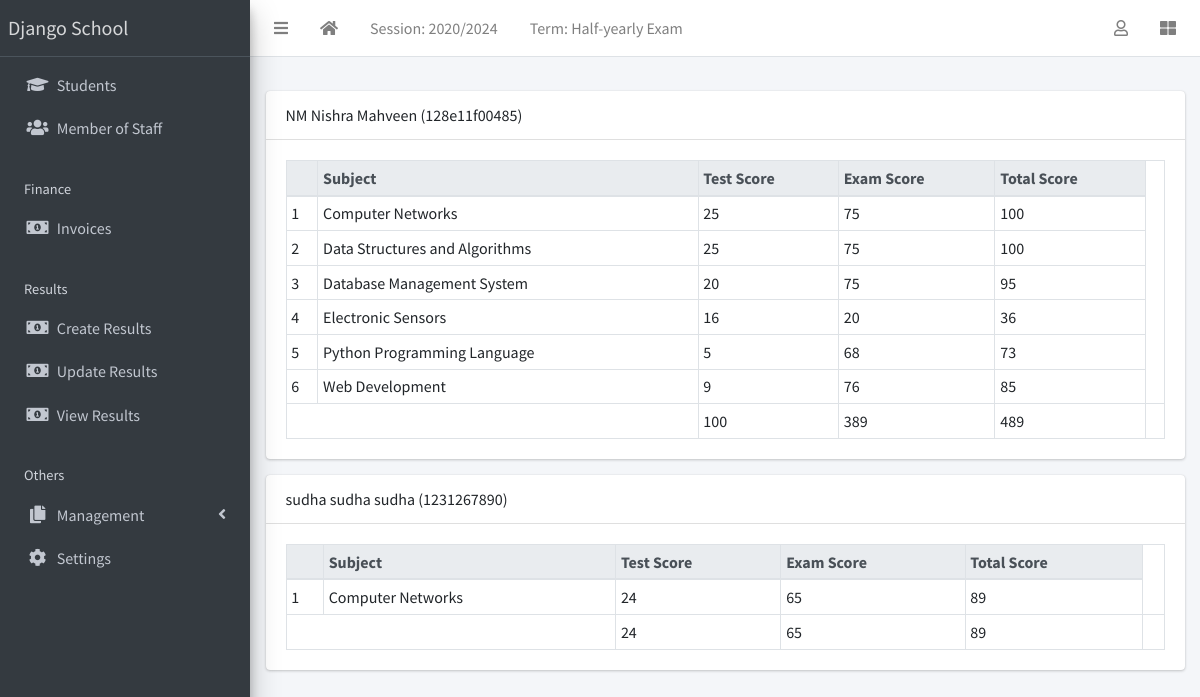
The page /result/view/all (signed in) on the database its author committed.
### apps/corecode/models.py (models this page shows, shortened)
class AcademicSession(models.Model):
    name = models.CharField(max_length=200, unique=True)
    current = models.BooleanField(default=True)
    class Meta:
        ordering = ["-name"]

class AcademicTerm(models.Model):
    name = models.CharField(max_length=20, unique=True)
    current = models.BooleanField(default=True)
    class Meta:
        ordering = ["name"]

class SiteConfig(models.Model):
    key = models.SlugField()
    value = models.CharField(max_length=200)

class Subject(models.Model):
    name = models.CharField(max_length=200, unique=True)
    class Meta:
        ordering = ["name"]
    def __str__(self):
        return self.name

### apps/students/models.py (models this page shows, shortened)
class Student(models.Model):
    STATUS_CHOICES = [("active", "Active"), ("inactive", "Inactive")]
    GENDER_CHOICES = [("male", "Male"), ("female", "Female")]
    current_status = models.CharField(
        max_length=10, choices=STATUS_CHOICES, default="active"
    )
    registration_number = models.CharField(max_length=200, unique=True)
    surname = models.CharField(max_length=200)
    firstname = models.CharField(max_length=200)
    other_name = models.CharField(max_length=200, blank=True)
    gender = models.CharField(max_length=10, choices=GENDER_CHOICES, default="male")
    date_of_birth = models.DateField(default=timezone.now)
    current_class = models.ForeignKey(
        StudentClass, on_delete=models.SET_NULL, blank=True, null=True
    )
    date_of_admission = models.DateField(default=timezone.now)
    mobile_num_regex = RegexValidator(
        regex="^[0-9]{10,15}$", message="Entered mobile number isn't in a right format!"
    )
    parent_mobile_number = models.CharField(
        validators=[mobile_num_regex], max_length=13, blank=True
    )
    address = models.TextField(blank=True)
    others = models.TextField(blank=True)
    passport = models.ImageField(blank=True, upload_to="students/passports/")
    class Meta:
        ordering = ["surname", "firstname", "other_name"]
    def __str__(self):
        return f"{self.surname} {self.firstname} {self.other_name} ({self.registration_number})"

### apps/result/models.py (models this page shows, shortened)
class Result(models.Model):
    student = models.ForeignKey(Student, on_delete=models.CASCADE)
    session = models.ForeignKey(AcademicSession, on_delete=models.CASCADE)
    term = models.ForeignKey(AcademicTerm, on_delete=models.CASCADE)
    current_class = models.ForeignKey(StudentClass, on_delete=models.CASCADE)
    subject = models.ForeignKey(Subject, on_delete=models.CASCADE)
    test_score = models.IntegerField(default=0)
    exam_score = models.IntegerField(default=0)
    class Meta:
        ordering = ["subject"]
    def total_score(self):
        return self.test_score + self.exam_score

### apps/result/views.py (the view)
# urls.py: path("view/all", ResultListView.as_view(), name="view-results"),
class ResultListView(LoginRequiredMixin, View):
    def get(self, request, *args, **kwargs):
        results = Result.objects.filter(
            session=request.current_session, term=request.current_term
        )
        bulk = {}
        for result in results:
            test_total = 0
            exam_total = 0
            subjects = []
            for subject in results:
                if subject.student == result.student:
                    subjects.append(subject)
                    test_total += subject.test_score
                    exam_total += subject.exam_score
            bulk[result.student.id] = {
                "student": result.student,
                "subjects": subjects,
                "test_total": test_total,
                "exam_total": exam_total,
                "total_total": test_total + exam_total,
            }
        context = {"results": bulk}
        return render(request, "result/all_results.html", context)

### apps/corecode/context_processors.py (called while the page is built)
def site_defaults(request):
    current_session = AcademicSession.objects.get(current=True)
    current_term = AcademicTerm.objects.get(current=True)
    vals = SiteConfig.objects.all()
    contexts = {
        "current_session": current_session.name,
        "current_term": current_term.name,
    }
    for val in vals:
        contexts[val.key] = val.value
    return contexts

### apps/result/templates/result/all_results.html
{% extends 'base.html' %}
{% block fullcard %}
  {% for key, result in results.items %}
    <div class="card">
      <div class="card-header">
        {{result.student}}
      </div>
      <div class="card-body">
        <table class="table table-bordered table-sm">
          <thead class="thead-light">
            <tr>
              <th></th>
              <th>Subject</th>
              <th>Test Score</th>
              <th>Exam Score</th>
              <th>Total Score</th>
            </tr>
          </thead>
          <tbody>
            {% for subject in result.subjects %}
              <tr>
                <td>{{ forloop.counter }}</td>
                <td>{{ subject.subject }}</td>
                <td>{{ subject.test_score }}</td>
                <td>{{ subject.exam_score }}</td>
                <td>{{ subject.total_score }}</td>
              </tr>
            {% endfor %}
          </tbody>
          <tfoot>
            <tr>
              <td colspan="2"></td>
              <td>{{ result.test_total }}</td>
              <td>{{ result.exam_total }}</td>
              <td>{{ result.total_total }}</td>
              <td></td>
            </tr>
          </tfoot>
        </table>
      </div>
    </div>
  {% endfor %}
{% endblock fullcard %}

### templates/base.html (shortened to what this page needs)
{% load static %}
<!DOCTYPE html>
<html lang="en">
<head>
  <link rel="stylesheet" href="{% static 'plugins/fontawesome-free/css/all.min.css' %}">
  <link rel="stylesheet" href="{% static 'plugins/toastr/toastr.min.css' %}">
  <link rel="stylesheet"
    href="{% static 'plugins/overlayScrollbars/css/OverlayScrollbars.min.css' %}">
  <link rel="stylesheet" href="{% static 'plugins/Datatables/datatables.min.css' %}" />
  <link rel="stylesheet" href="{% static 'dist/css/adminlte.min.css' %}">
</head>
<body
  class="hold-transition sidebar-mini layout-fixed layout-navbar-fixed layout-footer-fixed">
  <div class="wrapper">
    <nav class="main-header navbar navbar-expand navbar-white navbar-light">
      <ul class="navbar-nav">
        <li class="nav-item">
          <a class="nav-link" data-widget="pushmenu" href="#" role="button"><i
              class="fas fa-bars"></i></a>
        </li>
        <li class="nav-item d-none d-sm-inline-block">
          <a href="{% url 'home' %} " class="nav-link"><i class="fa fa-home"></i></a>
        </li>
        <li class="nav-item d-none d-sm-inline-block">
          <a href="{% url 'current-session' %}" class="nav-link">Session: {{ current_session }}</a>
        </li>
        <li class="nav-item d-none d-sm-inline-block">
          <a href="{% url 'current-session' %}" class="nav-link">Term: {{ current_term }}</a>
        </li>
      </ul>
      <ul class="navbar-nav ml-auto">
        <li class="nav-item dropdown">
          <a class="nav-link" data-toggle="dropdown" href="#">
            <i class="far fa-user"></i>
          </a>
        </li>
        <li class="nav-item">
          <a class="nav-link" data-widget="control-sidebar" data-slide="true"
            href="#" role="button"><i class="fas fa-th-large"></i></a>
        </li>
      </ul>
    </nav>
    <aside class="main-sidebar sidebar-dark-primary elevation-4">
      <a href="{% url 'home' %}" class="brand-link">{{ school_name | default:"MySchool" }}</a>
      <div class="sidebar">
        <nav class="mt-2">
          <ul class="nav nav-pills nav-sidebar flex-column"
            data-widget="treeview" role="menu" data-accordion="false">
            <li class="nav-item">
              <a href="{% url 'student-list' %}" class="nav-link">
                <i class="nav-icon fas fa-graduation-cap"></i>
                <p>
                  Students
                </p>
              </a>
            </li>
            <li class="nav-item">
              <a href="{% url 'staff-list' %}" class="nav-link">
                <i class="nav-icon fas fa-users"></i>
                <p>
                  Member of Staff
                </p>
              </a>
            </li>
            <li class="nav-header">Finance</li>
            <li class="nav-item">
              <a href="{% url 'invoice-list' %}" class="nav-link">
                <i class="nav-icon fas fa-money-bill-alt"></i>
                <p>
                  Invoices
                </p>
              </a>
            </li>
            <li class="nav-header">Results</li>
            <li class="nav-item">
              <a href="{% url 'create-result' %}" class="nav-link">
                <i class="nav-icon fas fa-money-bill-alt"></i>
                <p>
                  Create Results
                </p>
              </a>
            </li>
            <li class="nav-item">
              <a href="{% url 'edit-results' %}" class="nav-link">
                <i class="nav-icon fas fa-money-bill-alt"></i>
                <p>
                  Update Results
                </p>
              </a>
            </li>
            <li class="nav-item">
              <a href="{% url 'view-results' %}" class="nav-link">
                <i class="nav-icon fas fa-money-bill-alt"></i>
                <p>
                  View Results
                </p>
              </a>
            </li>
            <li class="nav-header">Others</li>
            <li class="nav-item has-treeview">
              <a href="#" class="nav-link">
                <i class="nav-icon fas fa-copy"></i>
                <p>
                  Management
                  <i class="fas fa-angle-left right"></i>
                </p>
              </a>
            </li>
            <li class="nav-item">
              <a href="{% url 'configs' %}" class="nav-link">
                <i class="nav-icon fas fa-cog"></i>
                <p>
                  Settings
                </p>
              </a>
            </li>
          </ul>
        </nav>
      </div>
    </aside>
    <div class="content-wrapper">
      <section class="content-header">
      </section>
      <section class="content">
        <div class="container-fluid">
          <div class="row">
            <div class="col-md-12">
              {% block fullcard %}{% endblock fullcard %}
            </div>
          </div>
        </div>
      </section>
    </div>
  </div>
</body>
</html>

### rows shown on the page
AcademicSession: name "2020/2024"
AcademicTerm: name "Half-yearly Exam"
SiteConfig: value "Django School"
Student: student "NM Nishra Mahveen (128e11f00485)", test_total "100", exam_total "389", total_total "489"
Result: subject "Computer Networks", test_score "25", exam_score "75", total_score "100"
Result: subject "Data Structures and Algorithms", test_score "25", exam_score "75", total_score "100"
Result: subject "Database Management System", test_score "20", exam_score "75", total_score "95"
Result: subject "Electronic Sensors", test_score "16", exam_score "20", total_score "36"
Result: subject "Python Programming Language", test_score "5", exam_score "68", total_score "73"
Result: subject "Web Development", test_score "9", exam_score "76", total_score "85"
Student: student "sudha sudha sudha (1231267890)", test_total "24", exam_total "65", total_total "89"
Result: subject "Computer Networks", test_score "24", exam_score "65", total_score "89"
